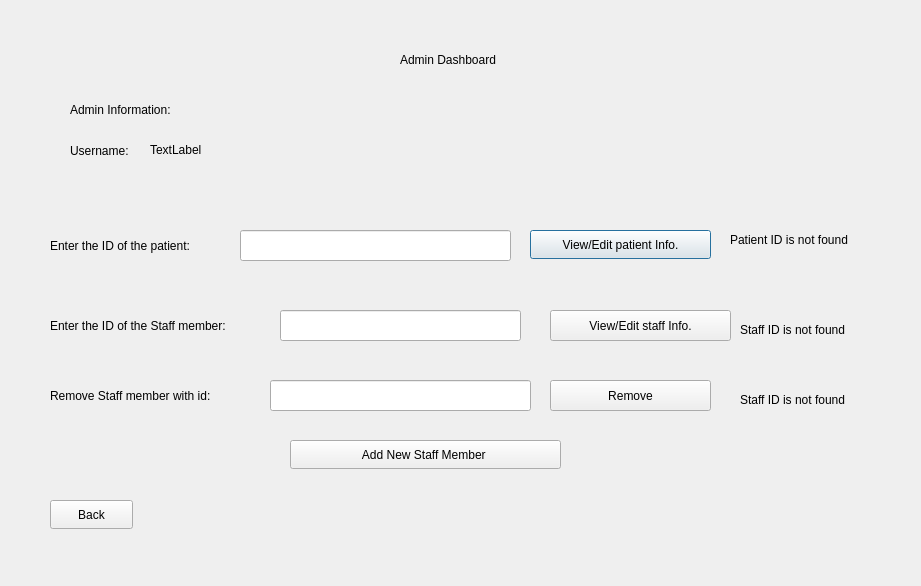
<?xml version="1.0" encoding="UTF-8"?>
<ui version="4.0">
 <class>AdminDashboard</class>
 <widget class="QDialog" name="AdminDashboard">
  <property name="geometry">
   <rect>
    <x>0</x>
    <y>0</y>
    <width>921</width>
    <height>586</height>
   </rect>
  </property>
  <property name="windowTitle">
   <string>Dialog</string>
  </property>
  <widget class="QLabel" name="label">
   <property name="geometry">
    <rect>
     <x>400</x>
     <y>50</y>
     <width>121</width>
     <height>20</height>
    </rect>
   </property>
   <property name="text">
    <string>Admin Dashboard</string>
   </property>
  </widget>
  <widget class="QLabel" name="label_2">
   <property name="geometry">
    <rect>
     <x>50</x>
     <y>230</y>
     <width>231</width>
     <height>31</height>
    </rect>
   </property>
   <property name="text">
    <string>Enter the ID of the patient:</string>
   </property>
  </widget>
  <widget class="QLineEdit" name="AdminToPatientlineEdit">
   <property name="geometry">
    <rect>
     <x>240</x>
     <y>230</y>
     <width>271</width>
     <height>31</height>
    </rect>
   </property>
  </widget>
  <widget class="QPushButton" name="AdminViewPatientPshButton">
   <property name="geometry">
    <rect>
     <x>530</x>
     <y>230</y>
     <width>181</width>
     <height>29</height>
    </rect>
   </property>
   <property name="text">
    <string>View/Edit patient Info.</string>
   </property>
  </widget>
  <widget class="QLabel" name="label_3">
   <property name="geometry">
    <rect>
     <x>50</x>
     <y>310</y>
     <width>271</width>
     <height>31</height>
    </rect>
   </property>
   <property name="text">
    <string>Enter the ID of the Staff member:</string>
   </property>
  </widget>
  <widget class="QLineEdit" name="AdminToStafflineEdit">
   <property name="geometry">
    <rect>
     <x>280</x>
     <y>310</y>
     <width>241</width>
     <height>31</height>
    </rect>
   </property>
   <property name="alignment">
    <set>Qt::AlignLeading|Qt::AlignLeft|Qt::AlignVCenter</set>
   </property>
   <property name="dragEnabled">
    <bool>false</bool>
   </property>
  </widget>
  <widget class="QPushButton" name="AdminViewStaffPshButton">
   <property name="geometry">
    <rect>
     <x>550</x>
     <y>310</y>
     <width>181</width>
     <height>31</height>
    </rect>
   </property>
   <property name="text">
    <string>View/Edit staff Info.</string>
   </property>
  </widget>
  <widget class="QLabel" name="label_4">
   <property name="geometry">
    <rect>
     <x>70</x>
     <y>100</y>
     <width>151</width>
     <height>20</height>
    </rect>
   </property>
   <property name="text">
    <string>Admin Information:</string>
   </property>
  </widget>
  <widget class="QLabel" name="label_5">
   <property name="geometry">
    <rect>
     <x>70</x>
     <y>140</y>
     <width>81</width>
     <height>21</height>
    </rect>
   </property>
   <property name="text">
    <string>Username:</string>
   </property>
  </widget>
  <widget class="QLabel" name="AdminNameLabel">
   <property name="geometry">
    <rect>
     <x>150</x>
     <y>140</y>
     <width>63</width>
     <height>20</height>
    </rect>
   </property>
   <property name="text">
    <string>TextLabel</string>
   </property>
  </widget>
  <widget class="QLabel" name="Errorlabel_8">
   <property name="geometry">
    <rect>
     <x>730</x>
     <y>230</y>
     <width>161</width>
     <height>20</height>
    </rect>
   </property>
   <property name="text">
    <string>Patient ID is not found</string>
   </property>
  </widget>
  <widget class="QPushButton" name="removepushbutton">
   <property name="geometry">
    <rect>
     <x>550</x>
     <y>380</y>
     <width>161</width>
     <height>31</height>
    </rect>
   </property>
   <property name="text">
    <string>Remove</string>
   </property>
  </widget>
  <widget class="QLineEdit" name="removelineedit">
   <property name="geometry">
    <rect>
     <x>270</x>
     <y>380</y>
     <width>261</width>
     <height>31</height>
    </rect>
   </property>
   <property name="alignment">
    <set>Qt::AlignLeading|Qt::AlignLeft|Qt::AlignVCenter</set>
   </property>
   <property name="dragEnabled">
    <bool>false</bool>
   </property>
  </widget>
  <widget class="QLabel" name="label_8">
   <property name="geometry">
    <rect>
     <x>50</x>
     <y>380</y>
     <width>271</width>
     <height>31</height>
    </rect>
   </property>
   <property name="text">
    <string>Remove Staff member with id: </string>
   </property>
  </widget>
  <widget class="QLabel" name="Errorlabel_9">
   <property name="geometry">
    <rect>
     <x>740</x>
     <y>320</y>
     <width>161</width>
     <height>20</height>
    </rect>
   </property>
   <property name="text">
    <string>Staff ID is not found</string>
   </property>
  </widget>
  <widget class="QLabel" name="Errorlabel_10">
   <property name="geometry">
    <rect>
     <x>740</x>
     <y>390</y>
     <width>161</width>
     <height>20</height>
    </rect>
   </property>
   <property name="text">
    <string>Staff ID is not found</string>
   </property>
  </widget>
  <widget class="QPushButton" name="pushButton_2">
   <property name="geometry">
    <rect>
     <x>290</x>
     <y>440</y>
     <width>271</width>
     <height>29</height>
    </rect>
   </property>
   <property name="text">
    <string>Add New Staff Member </string>
   </property>
  </widget>
  <widget class="QPushButton" name="Backbutton">
   <property name="geometry">
    <rect>
     <x>50</x>
     <y>500</y>
     <width>83</width>
     <height>29</height>
    </rect>
   </property>
   <property name="text">
    <string>Back</string>
   </property>
  </widget>
 </widget>
 <resources/>
 <connections/>
</ui>
